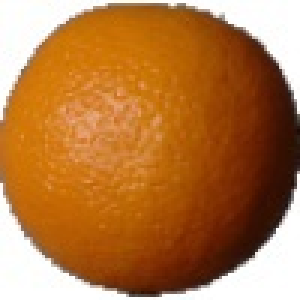
#> input picture aula11/2-1.jpg, 100 x 100 px, given in place of 2-1.png, which was not available (shown 3 times larger)
$ jupyter execute --allow-errors classificacao.ipynb   (text cells are left out)
#> lines starting #> are read from the running program, lines starting #| are printed output that depends on the picture; after the words box and inside, x2 and y2 are one past the last pixel; in counts of white or black regions, pixels touching at a corner belong together; long printed decimals are rounded; pictures that were not available may be replaced by others from this repository, and a replacement may not be noted
#> further down, img is the input picture: shape (100, 100, 3); mean B, G, R 66.8, 120.8, 179.8
[cell 1]
import cv2
import numpy as np
import matplotlib.pyplot as plt
import os

files_path = [os.path.abspath(x) for x in os.listdir('./') if x.endswith('.png')]

def extrair_caracteristica(img):
    gray = cv2.cvtColor(img, cv2.COLOR_BGR2GRAY)
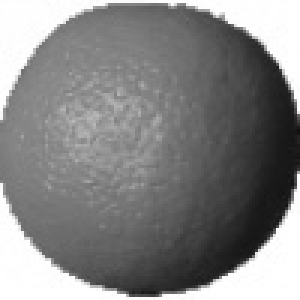
#> gray: shape (100, 100) (shown 3 times larger); min 14, max 255, mean 132.3
    _, imgBinaria = cv2.threshold(gray, 250, 255, cv2.THRESH_BINARY) #seleciona apenas os pixels dentro do intervalo [250,255]
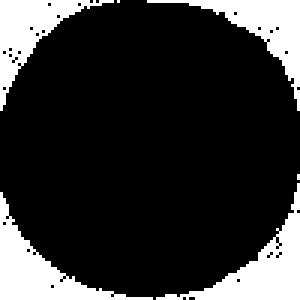
#> imgBinaria: shape (100, 100) (shown 3 times larger); 19.1% white; 6 white regions (2 under 20 px), largest, box (x1, y1, x2, y2) and area: (52, 61, 100, 100) 518, (0, 64, 51, 100) 506, (49, 0, 100, 37) 447, (0, 0, 38, 37) 433
    momentos = cv2.moments(imgBinaria)
#> momentos = moments, m00 486285, centre m10/m00, m01/m00 = (49.65, 52.51)
    momentosDeHu = cv2.HuMoments(momentos)
#> momentosDeHu = [0.00668, 4.67e-08, 9.28e-11, 1.27e-09, 3.4e-19, 2.75e-13, 2.73e-19]
    feature = (-np.sign(momentosDeHu) * np.log10(np.abs(momentosDeHu)))
#> feature = [2.18, 7.33, 10.03, 8.9, 18.47, 12.56, 18.56]
    return feature


base_teste = []

#extraindo as características das imagens na base de dados
for i in files_path:
    diretorio, arquivo = os.path.split(i)
    imagem = cv2.imread(arquivo)
    carac = extrair_caracteristica(imagem)
    classe = arquivo.split('-')
    base_teste.append((carac, classe[0]))

[cell 2]
print(base_teste)

[cell 3]
img = cv2.imread('2-1.png')
vetor_consulta = extrair_caracteristica(img)
#> vetor_consulta = [2.18, 7.33, 10.03, 8.9, 18.47, 12.56, 18.56]

[cell 4]
print(vetor_consulta)
#| [[ 2.175]
#|  [ 7.330]
#|  [10.033]
#|  [ 8.896]
#|  [18.468]
#|  [12.561]
#|  [18.563]]

[cell 5]
def distancia(a, b):
    M = len(a)
    soma = 0
    for i in range(M):
        soma = soma + ((a[i]-b[i])**2)
    return np.sqrt(soma)

[cell 6]
#calculando a distancia do vetor de características da imagem consulta com todos
# os vetores de características extraidos das imagens que estão na base de dados
d = []

for feat in base_teste:
    vetor = feat[0]
    dist = distancia(vetor, vetor_consulta)
    d.append((dist, feat[1]))
#> after the loop, d = []

[cell 7]
print(d)

[cell 8]
e = sorted(d)
#> e = []

[cell 9]
print(e)

$ run again, with aula11/1-0.jpg copied over aula11/2-1.jpg
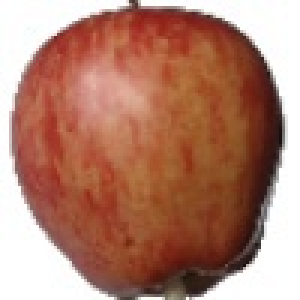
#> input picture aula11/1-0.jpg, 100 x 100 px, given in place of 2-1.png, which was not available (shown 3 times larger)
#> img is the input picture: shape (100, 100, 3); mean B, G, R 111.3, 128.7, 177.9
#> in extrair_caracteristica, `gray = cv2.cvtColor(img, cv2.COLOR_BGR2GRAY)`:
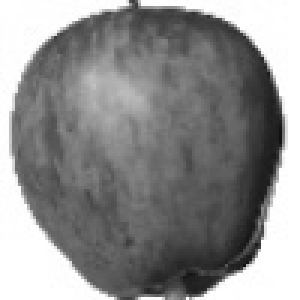
#> gray: shape (100, 100) (shown 3 times larger); min 16, max 255, mean 141.5
#> in extrair_caracteristica, `_, imgBinaria = cv2.threshold(gray, 250, 255, cv2.THRESH_BINARY)`:
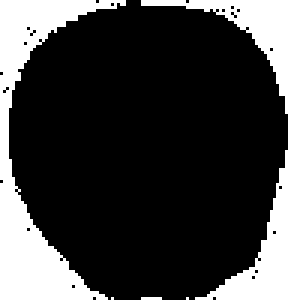
#> imgBinaria: shape (100, 100) (shown 3 times larger); 25.5% white; 5 white regions (3 under 20 px), largest, box (x1, y1, x2, y2) and area: (0, 0, 42, 100) 1271, (47, 0, 100, 100) 1270
#> momentos = moments, m00 650250, centre m10/m00, m01/m00 = (49.76, 50.9)
#> momentosDeHu = [0.00467, 2.19e-07, 3.84e-10, 9.43e-11, 1.78e-20, -4.42e-14, 1.92e-21]
#> feature = [2.33, 6.66, 9.42, 10.03, 19.75, -13.36, 20.72]
#| [[  2.331]
#|  [  6.659]
#|  [  9.416]
#|  [ 10.026]
#|  [ 19.749]
#|  [-13.355]
#> (further printed lines are left out)
#> after the loop `for feat in base_teste:`: d = []

$ run again, with aula11/1-1.jpg copied over aula11/2-1.jpg
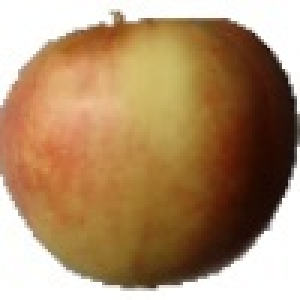
#> input picture aula11/1-1.jpg, 100 x 100 px, given in place of 2-1.png, which was not available (shown 3 times larger)
#> img is the input picture: shape (100, 100, 3); mean B, G, R 107.7, 142.6, 175.2
#> in extrair_caracteristica, `gray = cv2.cvtColor(img, cv2.COLOR_BGR2GRAY)`:
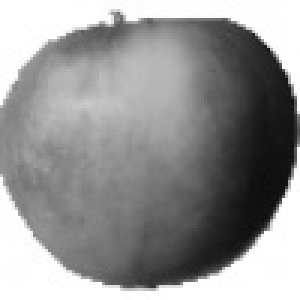
#> gray: shape (100, 100) (shown 3 times larger); min 11, max 255, mean 148.4
#> in extrair_caracteristica, `_, imgBinaria = cv2.threshold(gray, 250, 255, cv2.THRESH_BINARY)`:
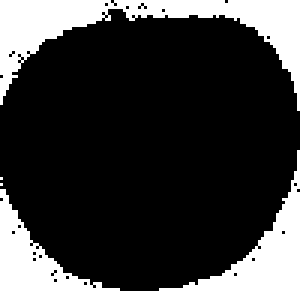
#> imgBinaria: shape (100, 100) (shown 3 times larger); 24.2% white; 4 white regions (2 under 20 px), largest, box (x1, y1, x2, y2) and area: (0, 50, 100, 100) 1319, (0, 0, 100, 37) 1103
#> momentos = moments, m00 618120, centre m10/m00, m01/m00 = (49.66, 51.66)
#> momentosDeHu = [0.00496, 2.95e-07, 8.52e-10, 2.77e-10, 1.33e-19, 1.47e-13, 2.09e-20]
#> feature = [2.3, 6.53, 9.07, 9.56, 18.88, 12.83, 19.68]
#| [[ 2.304]
#|  [ 6.530]
#|  [ 9.070]
#|  [ 9.558]
#|  [18.877]
#|  [12.833]
#> (further printed lines are left out)
#> after the loop `for feat in base_teste:`: d = []

$ run again, with aula11/1-2.jpg copied over aula11/2-1.jpg
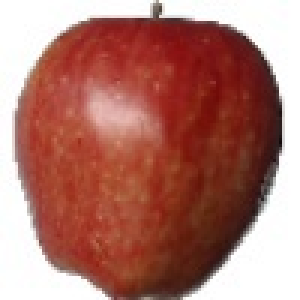
#> input picture aula11/1-2.jpg, 100 x 100 px, given in place of 2-1.png, which was not available (shown 3 times larger)
#> img is the input picture: shape (100, 100, 3); mean B, G, R 109.9, 119.3, 174.8
#> in extrair_caracteristica, `gray = cv2.cvtColor(img, cv2.COLOR_BGR2GRAY)`:
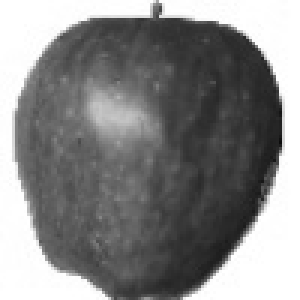
#> gray: shape (100, 100) (shown 3 times larger); min 12, max 255, mean 134.8
#> in extrair_caracteristica, `_, imgBinaria = cv2.threshold(gray, 250, 255, cv2.THRESH_BINARY)`:
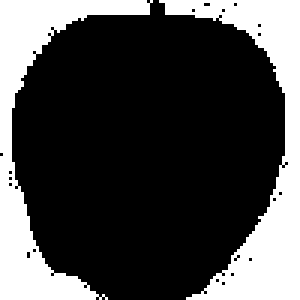
#> imgBinaria: shape (100, 100) (shown 3 times larger); 28.2% white; 2 white regions, box (x1, y1, x2, y2) and area: (53, 0, 100, 100) 1491, (0, 0, 51, 100) 1334
#> momentos = moments, m00 720375, centre m10/m00, m01/m00 = (51.67, 49.07)
#> momentosDeHu = [0.00411, 1.19e-07, 3.22e-10, 2.01e-10, 2.94e-20, 4.94e-14, -4.17e-20]
#> feature = [2.39, 6.92, 9.49, 9.7, 19.53, 13.31, -19.38]
#| [[  2.386 ]
#|  [  6.923]
#|  [  9.493]
#|  [  9.697 ]
#|  [ 19.532]
#|  [ 13.306]
#> (further printed lines are left out)
#> after the loop `for feat in base_teste:`: d = []
